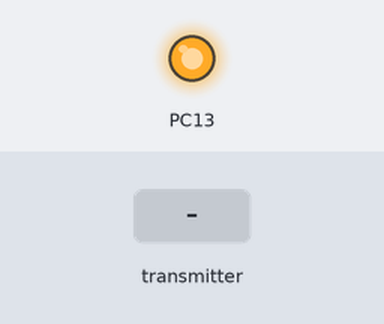
Bench run of a sketch on a simulated STM32 Blue Pill. Shown: output pins drawn as LEDs (lit = HIGH). The test bench sets the inputs (shaded band). No radio packets arrive unless stated; what the sketch prints to the serial monitor is not drawn.

Above: at 1.2 s.
1.3 s: the transmitter starts sending Ry = 1023
Timing chart, 0 to 4.3 s (numbered marks = the images above; inputs shaded):
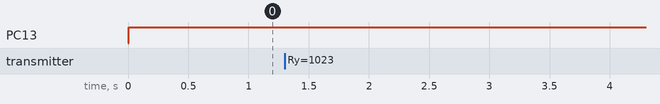

The sketch:

nrf24_Receiver_V1_SPI3.ino
```cpp
#include <SPI.h>
#include <nRF24L01.h>
#include <RF24.h>
RF24 radio(PB13, PB12);   // nRF24L01 (CE, CSN)
const byte address[6] = "00001";
unsigned long lastReceiveTime = 0;
unsigned long currentTime = 0;
// Max size of this struct is 32 bytes - NRF24L01 buffer limit
struct Data_Package {
  short Lx;
  short Ly;
  short Rx;
  short Ry;
  byte b0;
  byte b1;
  byte b2;
  byte b3;
  byte b4;
  byte b5;
  byte b6;
  byte b7;
  byte b8;
  byte bA1;
};
Data_Package data; //Create a variable with the above structure
//RF24 radio(3);
void setup() {


  Serial.begin(115200);
  radio.begin();
  radio.openReadingPipe(0, address);
  radio.setAutoAck(false);
  radio.setDataRate(RF24_250KBPS);
  radio.setPALevel(RF24_PA_LOW);
  radio.startListening(); //  Set the module as receiver
  resetData();
  pinMode(PC13, OUTPUT);
  //pinMode(PB3, OUTPUT);
}
void loop() {
  // Check whether there is data to be received
  if (radio.available()) {
    radio.read(&data, sizeof(Data_Package)); // Read the whole data and store it into the 'data' structure
    lastReceiveTime = millis(); // At this moment we have received the data
  }
  // Check whether we keep receving data, or we have a connection between the two modules
  currentTime = millis();

  if ( currentTime - lastReceiveTime > 1000 ) { // If current time is more then 1 second since we have recived the last data, that means we have lost connection
    resetData(); // If connection is lost, reset the data. It prevents unwanted behavior, for example if a drone has a throttle up and we lose connection, it can keep flying unless we reset the values
  Serial.println("COnnection Lost");


  }
  // Print the data in the Serial Monitor
  Serial.print("Rx: ");
  Serial.print(data.Rx);
  Serial.print("; Ly: ");
  Serial.print(data.Ry);
  Serial.print("Lx: ");
  Serial.print(data.Lx);
  Serial.print("; Ly: ");
  Serial.print(data.Ly);
  Serial.print("; button3: ");
  Serial.print(data.b3);
    Serial.print("; button5: ");
  Serial.print(data.b5);
  Serial.print("; j2PotX: ");
  Serial.println(data.b2);
  if(data.b2==1){
    digitalWrite(PC13, LOW);
  }
  else{
    digitalWrite(PC13,HIGH);
  }
}


//Channel 1 => Roll     => data.Rx
//Channel 2 => pitch    => data.Ry
//Channel 3 => throttle => data.Ly
//Channel 4 => yaw      => data.Lx


void resetData() {
  // Reset the values when there is no radio connection - Set initial default values
  data.Lx = 1500; // Values from 0 to 255. When Joystick is in resting position, the value is in the middle, or 127. We actually map the pot value from 0 to 1023 to 0 to 255 because that's one BYTE value
  data.Ly = 1500;
  data.Rx = 1500;
  data.Ly = 1500;
  data.b0 = 0;
  data.b1 = 0;
  data.b2 = 0;
  data.b3 = 0;
  data.b4 = 0;
  data.b5 = 0;
  data.b6 = 0;
  data.b7 = 0;
  data.b8 = 0;
  data.bA1 = 0;
}
```
